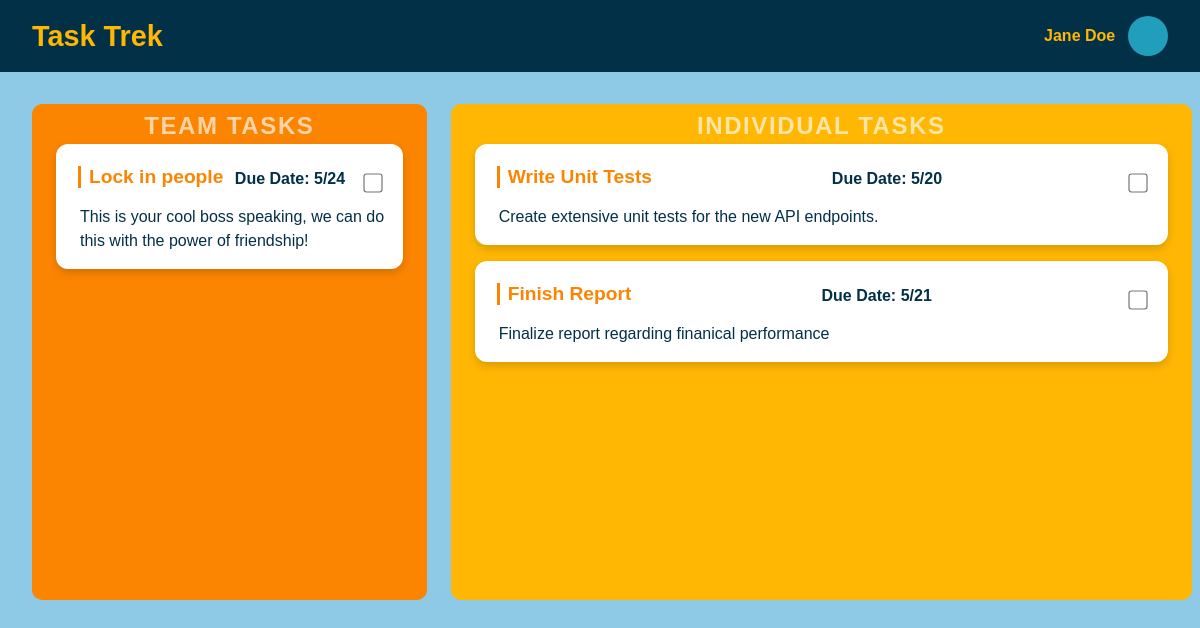
The page /user/2/ on the database its author committed.
### tasktrek/models.py (models this page shows, shortened)
class Employee(models.Model):
    id = models.AutoField(primary_key=True)
    name = models.CharField(max_length = 64)
    is_admin = models.BooleanField(default=False)
    tasks = models.CharField(max_length = 64)
    username = models.CharField(max_length = 64, default="nousername")
    password = models.IntegerField(default = 11111)

class Task(models.Model):
    id = models.AutoField(primary_key = True)
    name = models.CharField(max_length = 32, default="...")
    description = models.CharField(max_length = 100)
    due_date = models.CharField(default = "")
    is_complete = models.CharField(default = "False")
    is_team = models.CharField(default="False")
    def __str__(self):
        return f"{self.id}~{self.name}~{self.description}~{self.due_date}~{self.is_complete}~{self.is_team}"

### tasktrek/views.py (the view, shortened to what this page needs)
# urls.py: path('user/<int:employee_id>/', views.user, name="user"),
def user(request, employee_id):
    dataConnector = sqlite3.connect('db.sqlite3')
    cursor = dataConnector.cursor()
    cursor.execute("SELECT * FROM tasktrek_task WHERE is_team = ?", ["True"])
    group_tasks = cursor.fetchall()
    print("Look at my group tasks")
    print(group_tasks)
    print(type(group_tasks))
    clean_group_tasks = []
    for group_task in group_tasks:
        gt_entry = {}
        print(type(group_task))
        gt_entry['id'] = group_task[0]
        gt_entry['name'] = group_task[3]
        gt_entry['description'] = group_task[1]
        gt_entry['due_date'] = group_task[2]
        clean_group_tasks.append(gt_entry)
    print(clean_group_tasks)
    print("Look at my employee id")
    print(employee_id)
    cursor.execute("SELECT * FROM tasktrek_employee WHERE id = ?", [employee_id])
    employee_data = cursor.fetchone()
    print("Look at my employee data")
    print(employee_data)
    employee_tasks = employee_data[3]
    print("Look at my employees tasks...")
    print(employee_tasks)
    print(type(employee_tasks))
    if employee_tasks != "":
        clean_employee_tasks = employee_tasks.split(",")
        print("Look at my REAL employee tasks...")
        print(clean_employee_tasks)
        task_list = Task.objects.all()
        clean_task_list = []
        for task in task_list:
            copy_task = str(task)
            clean_task_list.append(copy_task.split("~"))
        print("Cleaned up task list")
        print(clean_task_list)
        task_array = []
        for a_task_id in clean_employee_tasks:
            for a_task in clean_task_list:
                if a_task_id == a_task[0]:
                    task_array.append(Task.objects.get(id=a_task_id))
        print("All tasks compiled!!!")
        print(type(task_array[0]))
        context = {
            'tasks' : task_array,
            'name' : employee_data[1],
            'group_tasks': clean_group_tasks
        }
        return render(request, "user.html", context)

### tasktrek/templates/user.html (shortened to what this page needs)
<!DOCTYPE html>
<html lang="en">
<head>
    {% load static %}
    <link rel="stylesheet" href="{% static 'css/styles.css' %}">
</head>
<body>
    <div class="header-bar">
        <h1>Task Trek</h1>
        <div class="user-info">
            <span class="user-name">{{name}}</span>
            <div class="profile-picture"></div>
        </div>
    </div>
    <div class="tasks-container">
        <div class="team-tasks">
            <div class="background-label">Team Tasks</div>
            {% if group_tasks == "" %}
            {% else %}
            {% for task in group_tasks %}
                <div class="task-card">
                    <div class="task-header">
                        <h3>{{ task.name }}</h3>
                        <p class="task-due-date"><strong>Due Date:</strong> {{ task.due_date }}</p>
                        <input type="checkbox" class="task-checkbox" {% if task.completed %}checked{% endif %}>
                    </div>
                    <p>{{ task.description }}</p>
                </div>
            {% endfor %}
            {% endif %}
        </div>
        <div class="individual-tasks">
            <div class="background-label">Individual Tasks</div>
            {% if tasks == "" %}
            {% else %}
            {% for task in tasks %}
                {% if task.is_team == 'False' %}
                <div class="task-card">
                    <div class="task-header">
                        <h3>{{ task.name }}</h3>
                        <p class="task-due-date"><strong>Due Date:</strong> {{ task.due_date }}</p>
                        <input data-taskid={{task.id}}  type="checkbox" class="task-checkbox" {% if task.completed %}checked{% endif %}>
                    </div>
                    <p>{{ task.description }}</p>
                </div>
                {% endif %}
            {% endfor %}
            {% endif %}
        </div>
    </div>
</body>
</html>

### tasktrek/static/css/styles.css (style rules this page uses)
* { margin: 0; padding: 0; box-sizing: border-box; }
body { font-family: 'Arial', sans-serif; background-color: #8ecae6; color: white; padding: 0; }
.header-bar { background-color: #023047; padding: 1rem 2rem; display: flex; align-items: center; justify-content: space-between; color: white; }
.header-bar h1 { font-size: 1.8rem; font-weight: bold; color: #ffb703; }
.user-info { display: flex; align-items: center; }
.user-info .profile-picture { width: 40px; height: 40px; border-radius: 50%; background-color: #219ebc; margin-left: 0.8rem; }
.user-info .user-name { font-size: 1rem; font-weight: bold; color: #ffb703; }
.tasks-container { display: flex; padding: 2rem; gap: 1.5rem; }
.team-tasks { flex: 1; background-color: #fb8500; border-radius: 10px; padding: 1.5rem; position: relative; }
.individual-tasks { flex: 2; background-color: #ffb703; border-radius: 10px; padding: 1.5rem; position: relative; }
.background-label { position: absolute; top: 0.5rem; left: 50%; transform: translateX(-50%); font-size: 1.5rem; color: rgba(255, 255, 255, 0.65); text-transform: uppercase; font-weight: bold; letter-spacing: 0.1rem; }
.task-card { margin: 1rem 0; padding: 1rem; background: white; border-radius: 12px; box-shadow: 0 4px 8px rgba(0, 0, 0, 0.15); color: #023047; transition: transform 0.3s ease, box-shadow 0.3s ease; }
.task-card h3 { font-size: 1.2rem; margin-bottom: 0.7rem; padding-left: 0.5rem; border-left: 3px solid #fb8500; color: #fb8500; }
.task-card p { font-size: 1rem; padding-left: 0.5rem; margin-top: 0; color: #023047; line-height: 1.5; text-align: start; }
.tasks-container { display: flex; gap: 1.5rem; height: 70vh; overflow-y: auto; padding-right: 0.5rem; }
.task-header { display: flex; align-items: center; justify-content: space-between; padding: 0.375rem; }
.task-checkbox { width: 16px; height: 16px; margin-left: 1rem; transform: scale(1.2); cursor: pointer; accent-color: #fb8500; }
.task-card h3 { text-decoration: none; }
.task-due-date { font-size: 0.9rem; color: #555; margin-top: 0.5rem; margin-bottom: 0.5rem; font-weight: bold; }

### rows shown on the page
Employee: name "Jane Doe"
Task: name "Lock in people", due_date "5/24", description "This is your cool boss speaking, we can do this with the power of friendship!"
Task: name "Write Unit Tests", due_date "5/20", description "Create extensive unit tests for the new API endpoints."
Task: name "Finish Report", due_date "5/21", description "Finalize report regarding finanical performance"
